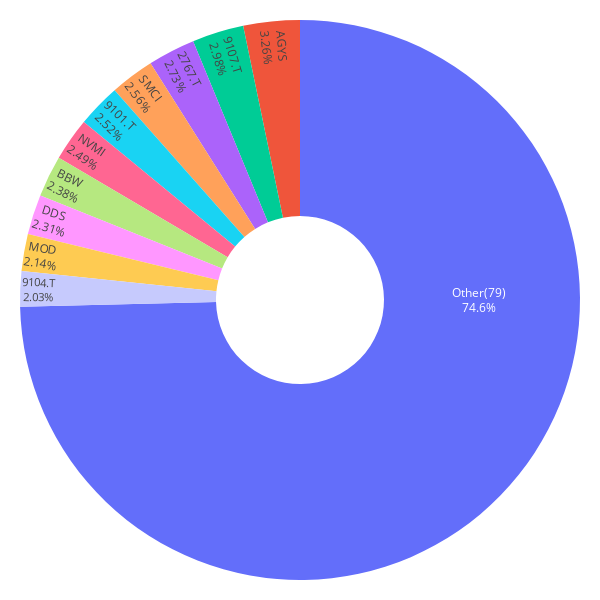

The cell this chart's notebook holds for it:
### Markdown cell above
#### Allocation - 12 Months

### Code cell
importlib.reload(mpt_utils)

# Get train true values followed with predicted month/s
y_train_12m_list = y_train_12m['m_return_target(t+12)'].tolist()
y_test_12m_list = y_test_pred_12m.tolist()
#
df_to_evaluate_12m = mpt_utils.get_df_from_pred_list(df_pct, y_train_12m_list, y_test_12m_list)
df_to_evaluate_12m = df_to_evaluate_12m - 1
df_to_evaluate_12m

importlib.reload(mpt_utils)

weights_12m, mu_12m, S_12m, weights_all_12m = mpt_utils.portfolio_and_plot(df_to_evaluate_12m, df)

### Figure 1 — Plotly figure (JSON) as saved in the notebook; plotly's stock layout.template omitted (floating-point values rounded to 4 significant figures)
{"data": [{"hole": 0.3, "insidetextorientation": "radial", "labels": ["AGYS", "9104.T", "2767.T", "9101.T", "BBW", "NVMI", "MOD", "DDS", "9107.T", "SMCI", "Other(79)"], "textinfo": "label+percent", "textposition": "inside", "values": [0.0093, 0.0058, 0.0078, 0.0072, 0.0068, 0.0071, 0.0061, 0.0066, 0.0085, 0.0073, 0.2131], "type": "pie"}], "layout": {"margin": {"l": 20, "r": 20, "t": 20, "b": 20}, "font": {"color": "black"}, "height": 600, "width": 600, "paper_bgcolor": "white", "plot_bgcolor": "white", "showlegend": false}}
